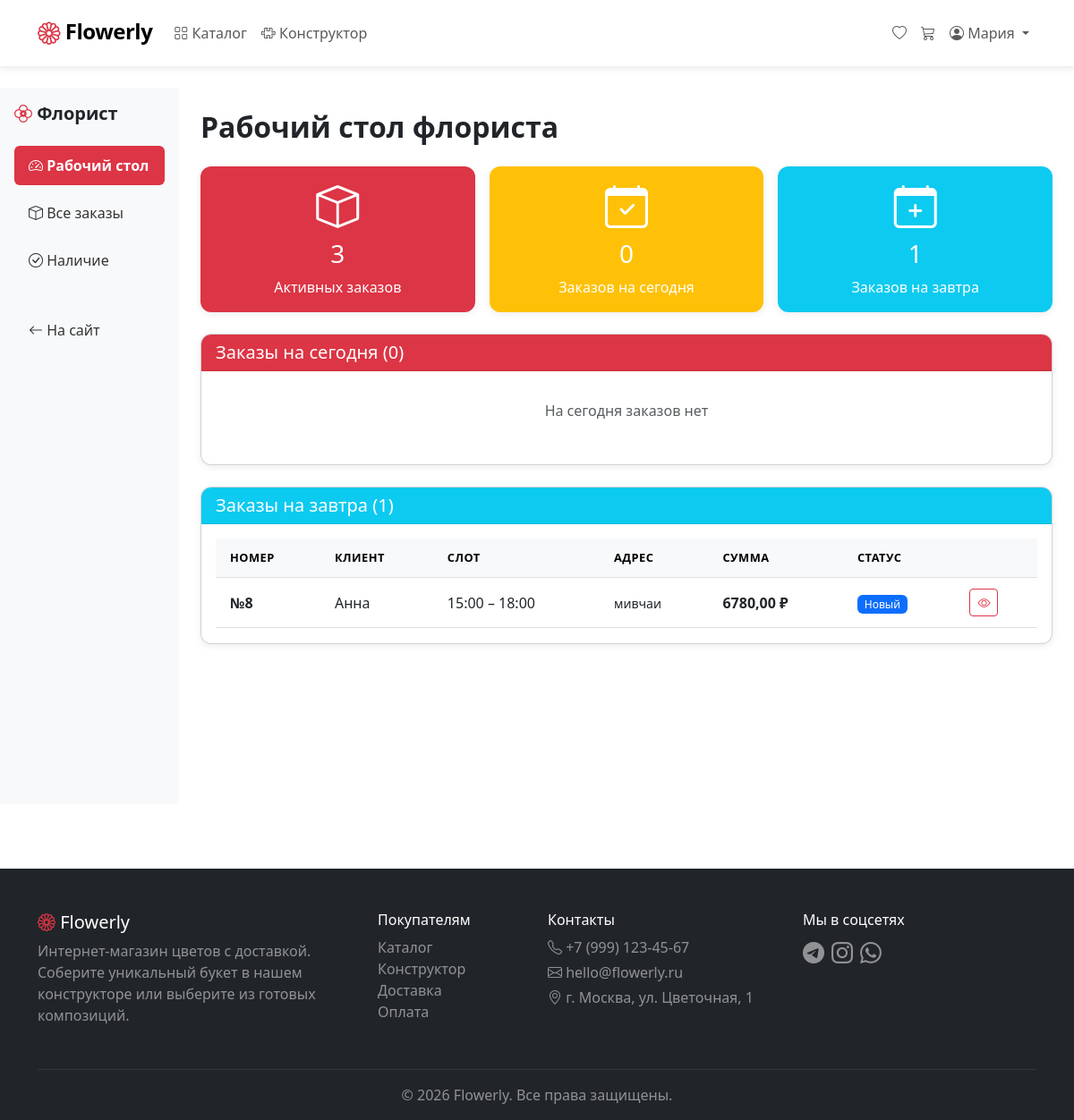
/florist/ (signed in), run on the app's committed database.
### FlowerlyApp/models.py (models this page shows, shortened)
class User(AbstractUser):
    username = None
    email = models.EmailField('Email', unique=True)
    phone = models.CharField('Телефон', max_length=20, blank=True)
    default_address = models.TextField('Адрес по умолчанию', blank=True)
    avatar = models.ImageField('Аватар', upload_to='avatars/', blank=True)
    is_florist = models.BooleanField('Флорист', default=False)
    created_at = models.DateTimeField('Дата регистрации', auto_now_add=True)
    USERNAME_FIELD = 'email'
    REQUIRED_FIELDS = ['first_name', 'last_name']
    objects = UserManager()
    class Meta:
        verbose_name = 'Пользователь'
        verbose_name_plural = 'Пользователи'

class Order(models.Model):
    STATUS_CHOICES = [
        ('new', 'Новый'),
        ('confirmed', 'Принят'),
        ('assembling', 'Собирается'),
        ('ready', 'Готов'),
        ('in_delivery', 'В доставке'),
        ('delivered', 'Доставлен'),
        ('cancelled', 'Отменён'),
    ]
    ALLOWED_TRANSITIONS = {
        'new': ['confirmed', 'cancelled'],
        'confirmed': ['assembling', 'cancelled'],
        'assembling': ['ready'],
        'ready': ['in_delivery'],
        'in_delivery': ['delivered'],
    }
    user = models.ForeignKey(settings.AUTH_USER_MODEL, on_delete=models.CASCADE)
    status = models.CharField('Статус', max_length=20, choices=STATUS_CHOICES, default='new')
    address = models.TextField('Адрес доставки')
    delivery_date = models.DateField('Дата доставки')
    delivery_time_slot = models.CharField('Слот доставки', max_length=20, choices=[
    ('9-12', '09:00 – 12:00'),
    ('12-15', '12:00 – 15:00'),
    ('15-18', '15:00 – 18:00'),
    ('18-21', '18:00 – 21:00'),
    ], default='9-12')
    comment = models.TextField('Комментарий', blank=True)
    promo_code = models.ForeignKey(PromoCode, on_delete=models.SET_NULL, null=True, blank=True)
    discount_amount = models.DecimalField('Скидка', max_digits=10, decimal_places=2, default=0)
    total_price = models.DecimalField('Итоговая сумма', max_digits=10, decimal_places=2)
    created_at = models.DateTimeField(auto_now_add=True)
    updated_at = models.DateTimeField(auto_now=True)
    class Meta:
        verbose_name = 'Заказ'
        verbose_name_plural = 'Заказы'
        ordering = ['-created_at']

### FlowerlyApp/views.py (the view)
    def wrapper(request, *args, **kwargs):
        if not request.user.is_authenticated:
            return redirect('flowerly:login')
        if not (request.user.is_florist or request.user.is_staff):
            messages.error(request, 'Доступ запрещён')
            return redirect('flowerly:home')
        return view_func(request, *args, **kwargs)

### FlowerlyApp/templates/florist/dashboard.html (shortened to what this page needs)
{% extends 'base.html' %}
{% block content %}
<div class="container-fluid">
    <div class="row">
        <div class="col-md-2 bg-light min-vh-100 p-3">
            <h5 class="fw-bold mb-4"><i class="bi bi-flower2 text-danger"></i> Флорист</h5>
            <ul class="nav flex-column">
                <li class="nav-item mb-2">
                    <a href="{% url 'flowerly:florist_dashboard' %}" class="nav-link active bg-danger text-white rounded">
                        <i class="bi bi-speedometer2"></i> Рабочий стол
                    </a>
                </li>
                <li class="nav-item mb-2">
                    <a href="{% url 'flowerly:florist_orders' %}" class="nav-link text-dark">
                        <i class="bi bi-box"></i> Все заказы
                    </a>
                </li>
                <li class="nav-item mb-2">
                    <a href="{% url 'flowerly:florist_availability' %}" class="nav-link text-dark">
                        <i class="bi bi-check-circle"></i> Наличие
                    </a>
                </li>
                <li class="nav-item mt-4">
                    <a href="{% url 'flowerly:home' %}" class="nav-link text-muted">
                        <i class="bi bi-arrow-left"></i> На сайт
                    </a>
                </li>
            </ul>
        </div>
        <div class="col-md-10 p-4">
            <h2 class="fw-bold mb-4">Рабочий стол флориста</h2>
            <div class="row g-3 mb-4">
                <div class="col-md-4">
                    <div class="card border-0 shadow-sm bg-danger text-white">
                        <div class="card-body text-center">
                            <i class="bi bi-box display-5"></i>
                            <h3 class="mt-2">{{ active_orders_count }}</h3>
                            <p class="mb-0">Активных заказов</p>
                        </div>
                    </div>
                </div>
                <div class="col-md-4">
                    <div class="card border-0 shadow-sm bg-warning text-white">
                        <div class="card-body text-center">
                            <i class="bi bi-calendar-check display-5"></i>
                            <h3 class="mt-2">{{ today_orders.count }}</h3>
                            <p class="mb-0">Заказов на сегодня</p>
                        </div>
                    </div>
                </div>
                <div class="col-md-4">
                    <div class="card border-0 shadow-sm bg-info text-white">
                        <div class="card-body text-center">
                            <i class="bi bi-calendar-plus display-5"></i>
                            <h3 class="mt-2">{{ tomorrow_orders.count }}</h3>
                            <p class="mb-0">Заказов на завтра</p>
                        </div>
                    </div>
                </div>
            </div>
            <div class="card shadow-sm mb-4">
                <div class="card-header bg-danger text-white">
                    <h5 class="mb-0">Заказы на сегодня ({{ today_orders.count }})</h5>
                </div>
                <div class="card-body">
                    {% if today_orders %}
                    <div class="table-responsive">
                        <table class="table table-hover align-middle">
                            <thead class="table-light">
                                <tr>
                                    <th>Номер</th>
                                    <th>Клиент</th>
                                    <th>Слот</th>
                                    <th>Адрес</th>
                                    <th>Сумма</th>
                                    <th>Статус</th>
                                    <th></th>
                                </tr>
                            </thead>
                            <tbody>
                                {% for order in today_orders %}
                                <tr>
                                    <td><strong>№{{ order.id }}</strong></td>
                                    <td>{{ order.user.first_name }}</td>
                                    <td>{{ order.get_delivery_time_slot_display }}</td>
                                    <td><small>{{ order.address|truncatechars:30 }}</small></td>
                                    <td class="fw-bold">{{ order.total_price }} ₽</td>
                                    <td>
                                        <span class="badge
                                            {% if order.status == 'new' %}bg-primary
                                            {% elif order.status == 'confirmed' %}bg-info text-dark
                                            {% elif order.status == 'assembling' %}bg-warning text-dark
                                            {% elif order.status == 'ready' %}bg-secondary
                                            {% elif order.status == 'in_delivery' %}bg-info
                                            {% endif %}">
                                            {{ order.get_status_display }}
                                        </span>
                                    </td>
                                    <td>
                                        <a href="{% url 'flowerly:florist_order_detail' order.id %}" class="btn btn-sm btn-outline-danger">
                                            <i class="bi bi-eye"></i>
                                        </a>
                                    </td>
                                </tr>
                                {% endfor %}
                            </tbody>
                        </table>
                    </div>
                    {% else %}
                    <p class="text-muted text-center py-3">На сегодня заказов нет</p>
                    {% endif %}
                </div>
            </div>
            <div class="card shadow-sm">
                <div class="card-header bg-info text-white">
                    <h5 class="mb-0">Заказы на завтра ({{ tomorrow_orders.count }})</h5>
                </div>
                <div class="card-body">
                    {% if tomorrow_orders %}
                    <div class="table-responsive">
                        <table class="table table-hover align-middle">
                            <thead class="table-light">
                                <tr>
                                    <th>Номер</th>
                                    <th>Клиент</th>
                                    <th>Слот</th>
                                    <th>Адрес</th>
                                    <th>Сумма</th>
                                    <th>Статус</th>
                                    <th></th>
                                </tr>
                            </thead>
                            <tbody>
                                {% for order in tomorrow_orders %}
                                <tr>
                                    <td><strong>№{{ order.id }}</strong></td>
                                    <td>{{ order.user.first_name }}</td>
                                    <td>{{ order.get_delivery_time_slot_display }}</td>
                                    <td><small>{{ order.address|truncatechars:30 }}</small></td>
                                    <td class="fw-bold">{{ order.total_price }} ₽</td>
                                    <td>
                                        <span class="badge
                                            {% if order.status == 'new' %}bg-primary
                                            {% elif order.status == 'confirmed' %}bg-info text-dark
                                            {% elif order.status == 'assembling' %}bg-warning text-dark
                                            {% elif order.status == 'ready' %}bg-secondary
                                            {% endif %}">
                                            {{ order.get_status_display }}
                                        </span>
                                    </td>
                                    <td>
                                        <a href="{% url 'flowerly:florist_order_detail' order.id %}" class="btn btn-sm btn-outline-danger">
                                            <i class="bi bi-eye"></i>
                                        </a>
                                    </td>
                                </tr>
                                {% endfor %}
                            </tbody>
                        </table>
                    </div>
                    {% else %}
                    <p class="text-muted text-center py-3">На завтра заказов пока нет</p>
                    {% endif %}
                </div>
            </div>
        </div>
    </div>
</div>
{% endblock %}

### FlowerlyApp/templates/base.html (shortened to what this page needs)
<!DOCTYPE html>
<html lang="ru">
<head>
    <link href="https://cdn.jsdelivr.net/npm/bootstrap@5.3.0/dist/css/bootstrap.min.css" rel="stylesheet">
    <link href="https://cdn.jsdelivr.net/npm/bootstrap-icons@1.11.0/font/bootstrap-icons.css" rel="stylesheet">
    {% load static %}
    <link href="{% static 'css/style.css' %}" rel="stylesheet">
</head>
<body>
    <nav class="navbar navbar-expand-lg navbar-light bg-white shadow-sm sticky-top">
        <div class="container">
            <a class="navbar-brand" href="{% url 'flowerly:home' %}">
                <i class="bi bi-flower1 text-danger"></i>
                <span class="fw-bold">Flowerly</span>
            </a>
            <div class="collapse navbar-collapse" id="navbarMain">
                <ul class="navbar-nav me-auto mb-2 mb-lg-0">
                    <li class="nav-item">
                        <a class="nav-link {% if request.resolver_match.url_name == 'catalog' %}active{% endif %}"
                           href="{% url 'flowerly:catalog' %}">
                            <i class="bi bi-grid"></i> Каталог
                        </a>
                    </li>
                    <li class="nav-item">
                        <a class="nav-link {% if request.resolver_match.url_name == 'constructor' %}active{% endif %}"
                           href="{% url 'flowerly:constructor' %}">
                            <i class="bi bi-puzzle"></i> Конструктор
                        </a>
                    </li>
                </ul>
                <ul class="navbar-nav ms-auto mb-2 mb-lg-0">
                    {% if user.is_authenticated %}
                        <li class="nav-item">
                            <a class="nav-link" href="{% url 'flowerly:favorites' %}">
                                <i class="bi bi-heart"></i>
                            </a>
                        </li>
                        <li class="nav-item">
                            <a class="nav-link position-relative" href="{% url 'flowerly:cart_detail' %}">
                                <i class="bi bi-cart3"></i>
                            </a>
                        </li>
                        <li class="nav-item dropdown">
                            <a class="nav-link dropdown-toggle" href="#" id="userDropdown" role="button"
                               data-bs-toggle="dropdown">
                                <i class="bi bi-person-circle"></i> {{ user.first_name }}
                            </a>
                        </li>
                    {% endif %}
                </ul>
            </div>
        </div>
    </nav>
    <main class="py-4">
        {% block content %}{% endblock %}
    </main>
<footer class="bg-dark text-white pt-5 pb-3 mt-5">
    <div class="container">
        <div class="row">
            <div class="col-md-4 mb-3">
                <h5><i class="bi bi-flower1 text-danger"></i> Flowerly</h5>
                <p class="text-white-50">Интернет-магазин цветов с доставкой. Соберите уникальный букет в нашем конструкторе или выберите из готовых композиций.</p>
            </div>
            <div class="col-md-2 mb-3">
                <h6>Покупателям</h6>
                <ul class="list-unstyled">
                    <li><a href="{% url 'flowerly:catalog' %}" class="text-white-50 text-decoration-none">Каталог</a></li>
                    <li><a href="{% url 'flowerly:constructor' %}" class="text-white-50 text-decoration-none">Конструктор</a></li>
                    <li><a href="#" class="text-white-50 text-decoration-none">Доставка</a></li>
                    <li><a href="#" class="text-white-50 text-decoration-none">Оплата</a></li>
                </ul>
            </div>
            <div class="col-md-3 mb-3">
                <h6>Контакты</h6>
                <p class="text-white-50 mb-1"><i class="bi bi-telephone"></i> +7 (999) 123-45-67</p>
                <p class="text-white-50 mb-1"><i class="bi bi-envelope"></i> hello@flowerly.ru</p>
                <p class="text-white-50"><i class="bi bi-geo-alt"></i> г. Москва, ул. Цветочная, 1</p>
            </div>
            <div class="col-md-3 mb-3">
                <h6>Мы в соцсетях</h6>
                <div class="d-flex gap-2">
                    <a href="#" class="text-white-50 fs-4"><i class="bi bi-telegram"></i></a>
                    <a href="#" class="text-white-50 fs-4"><i class="bi bi-instagram"></i></a>
                    <a href="#" class="text-white-50 fs-4"><i class="bi bi-whatsapp"></i></a>
                </div>
            </div>
        </div>
        <hr class="border-secondary">
        <p class="text-center text-white-50 mb-0">© 2026 Flowerly. Все права защищены.</p>
    </div>
</footer>
</body>
</html>

### data on the page
User: first_name "Мария"
Order: id "8", user.first_name "Анна", delivery_time_slot "15:00 – 18:00", address "мивчаи", total_price "6780,00", status "Новый"

### other printed values
{{ active_orders_count }} "3"
{{ today_orders.count }} "0"
{{ tomorrow_orders.count }} "1"
